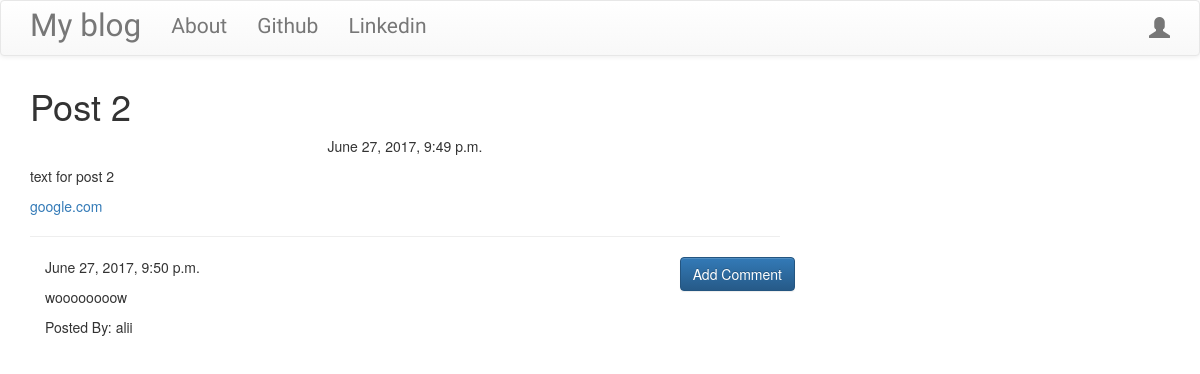
The app's page /post/4 with its own data.
### blog/models.py (models this page shows, shortened)
class Post(models.Model):
    author=models.ForeignKey('auth.User',on_delete=models.CASCADE)
    title=models.CharField(max_length=200)
    text=models.TextField()
    created_date=models.DateTimeField(default=timezone.now)
    published_date=models.DateTimeField(blank=True,null=True)

class Comment(models.Model):
    post = models.ForeignKey('blog.Post',related_name='comments',on_delete=models.CASCADE)
    author = models.CharField(max_length=200)
    text=models.TextField()
    created_date=models.DateTimeField(default=timezone.now)
    approved_comment=models.BooleanField(default=False)

### blog/views.py (the view)
# urls.py: url(r'^post/(?P<pk>\d+)$',views.PostDetailView.as_view(),name='post_detail'),
class PostDetailView(DetailView):
    model=Post

### blog/templates/blog/post_detail.html (shortened to what this page needs)
{%extends "blog/base.html"%}
{%block body_block%}
  <h1 class="posttitile loader">{{post.title}}</h1>
  {% if post.published_date %}
    <div class="date postdate">
      {{post.published_date}}
    </div>
  {% else %}
    <a class="btn btn-default" href="{% url 'post_publish' pk=post.pk %}">Publish</a>
  {% endif %}
  <p class="postcontent">{{post.text|safe|linebreaksbr}}</p>
  <hr>
  <a class="btn btn-primary btn-comment" href="{% url 'add_comment_to_post' pk=post.pk %}">Add Comment</a>
  <div class="container">
    {% for comment in post.comments.all %}
      {% if user.is_authenticated or comment.approved_comment %}
        {{comment.created_date}}
        <p>{{comment.text|safe|linebreaks}}</p>
        <p>Posted By: {{comment.author}}</p>
      {% endif %}
      {% empty %}
      <p>No Comments!</p>
    {% endfor %}
  </div>
{%endblock%}

### blog/static/css/blog.css (style rules this page uses)
.postdate { text-align: center; }
.postcontent { font-family: 'Montserrat'; font-size: 1.5em; }
.btn-comment { position: absolute; right: 0px; }
.loader { filter:hue-rotate(0deg); color:linear-gradient(45deg,#0f8,#08f); animation:hue 10000ms infinite linear; }

### records on screen
Post: title "Post 2", published_date "June 27, 2017, 9:49 p.m.", text "text for post 2 google.com"
Comment: created_date "June 27, 2017, 9:50 p.m.", text "woooooooow", author "alii"
